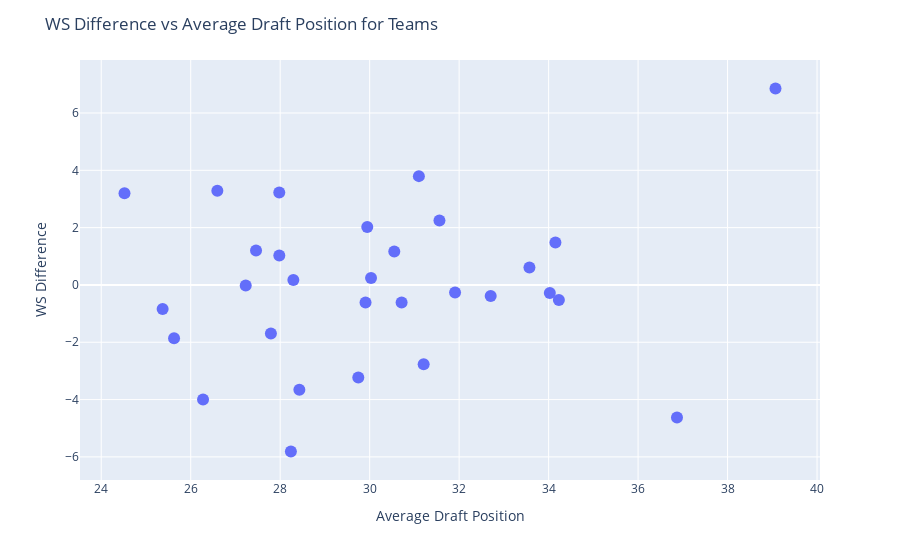

Here is the notebook cell this chart was saved with:
### Code cell
# create a scatter plot with the difference of the selected stat for each team. The y axis should be the selected stat and the x axis should be the average Pk
def teams_vs_avg_pick_scatter(selected_stat):
    fig = px.scatter(df_team_avg, x='Pk', y=f'{selected_stat}_diff', hover_name='Tm',
                     hover_data={'Tm': True, selected_stat: True, f'{selected_stat}_diff': True, 'Pk': True})
    fig.update_traces(marker=dict(size=12), showlegend=False)
    fig.update_layout(title=f'{selected_stat} Difference vs Average Draft Position for Teams',
                      xaxis_title='Average Draft Position', yaxis_title=f'{selected_stat} Difference')
    fig.show()

# create a dropdown widget with all relevant stats
stat_dropdown_avg_position_scatter = widgets.Dropdown(
    options=relevant_stats,
    description='Select Stat:',
    disabled=False,
)

# Define the output area to display the scatter plot
output_avg_position_scatter = widgets.Output()

# Observe changes in the value of the dropdown and call the function
def on_value_change_avg_position_scatter(change):
    clear_output()
    output_avg_position_scatter.clear_output()
    selected_stat = stat_dropdown_avg_position_scatter.value

    display(stat_dropdown_avg_position_scatter)
    with output_avg_position_scatter:
        teams_vs_avg_pick_scatter(selected_stat)

stat_dropdown_avg_position_scatter.observe(on_value_change_avg_position_scatter, names='value')

# Display the dropdown and the output area
display(stat_dropdown_avg_position_scatter)
display(output_avg_position_scatter)

### Figure 1 — Plotly figure (JSON) as saved in the notebook; plotly's stock layout.template omitted (floating-point values rounded to 4 significant figures)
{"data": [{"customdata": [["ATL", 13.68], ["BOS", 14.79], ["BRK", 13.39], ["CHI", 16.67], ["CHO", 18.15], ["CLE", 22.72], ["DAL", 6.259], ["DEN", 16.16], ["DET", 13.64], ["GSW", 19.32], ["HOU", 16.25], ["IND", 12.89], ["LAC", 16.05], ["LAL", 11.84], ["MEM", 18.32], ["MIA", 11.48], ["MIL", 16.97], ["MIN", 12.39], ["NOP", 16.69], ["NYK", 11.14], ["OKC", 17.05], ["ORL", 12.76], ["PHI", 13.56], ["PHO", 17.04], ["POR", 10.48], ["SAC", 14.74], ["SAS", 16.22], ["TOR", 21.95], ["UTA", 13.25], ["WAS", 12.07]], "hovertemplate": "<b>%{hovertext}</b><br><br>Pk=%{x}<br>WS_diff=%{y}<br>Tm=%{customdata[0]}<br>WS=%{customdata[1]}<extra></extra>", "hovertext": ["ATL", "BOS", "BRK", "CHI", "CHO", "CLE", "DAL", "DEN", "DET", "GSW", "HOU", "IND", "LAC", "LAL", "MEM", "MIA", "MIL", "MIN", "NOP", "NYK", "OKC", "ORL", "PHI", "PHO", "POR", "SAC", "SAS", "TOR", "UTA", "WAS"], "legendgroup": "", "marker": {"color": "#636efa", "size": 12, "symbol": "circle"}, "mode": "markers", "name": "", "orientation": "v", "showlegend": false, "type": "scatter", "x": [29.91, 30.03, 30.71, 27.23, 25.37, 24.52, 36.87, 31.56, 31.91, 27.98, 27.98, 34.15, 25.63, 34.23, 27.46, 34.03, 29.95, 29.75, 30.55, 28.43, 31.1, 26.28, 32.71, 28.29, 31.21, 27.79, 39.07, 26.6, 33.57, 28.24], "xaxis": "x", "y": [-0.6092, 0.2404, -0.6096, -0.01848, -0.8356, 3.202, -4.628, 2.25, -0.2636, 3.222, 1.03, 1.477, -1.86, -0.5247, 1.206, -0.2781, 2.02, -3.232, 1.166, -3.657, 3.797, -4.0, -0.3863, 0.1692, -2.764, -1.692, 6.855, 3.287, 0.6127, -5.812], "yaxis": "y"}], "layout": {"legend": {"tracegroupgap": 0}, "margin": {"t": 60}, "title": {"text": "WS Difference vs Average Draft Position for Teams"}, "xaxis": {"anchor": "y", "domain": [0, 1], "title": {"text": "Average Draft Position"}}, "yaxis": {"anchor": "x", "domain": [0, 1], "title": {"text": "WS Difference"}}}}
